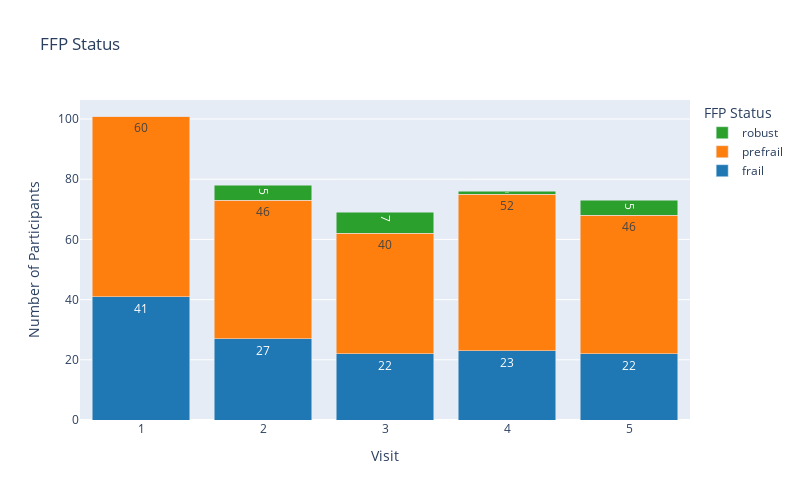

Notebook source saved alongside this figure:
### Code cell
import plotly.graph_objects as go

# Plot using Plotly
ffp_distribution = df.groupby(["visit_id", "ffp_status"]).size().unstack(fill_value=0)

fig = go.Figure()
statuses = df['ffp_status'].unique()
labels = statuses
colors = ['#1f77b4', '#ff7f0e', '#2ca02c']

for status, label, color in zip(statuses, labels, colors):
    fig.add_trace(go.Bar(
        x=ffp_distribution.index.astype(str),
        y=ffp_distribution[status],
        name=label,
        text=ffp_distribution[status],
        textposition='inside',
        marker_color=color
    ))

fig.update_layout(
    width=800,  
    height=500, 
    title="FFP Status",
    xaxis_title="Visit",
    yaxis_title="Number of Participants",
    barmode='stack',
    legend_title="FFP Status"
)

fig.show()

### Figure 1 — Plotly figure (JSON) as saved in the notebook; plotly's stock layout.template omitted (floating-point values rounded to 4 significant figures)
{"data": [{"marker": {"color": "#1f77b4"}, "name": "frail", "text": [41.0, 27.0, 22.0, 23.0, 22.0], "textposition": "inside", "type": "bar", "x": ["1", "2", "3", "4", "5"], "y": [41, 27, 22, 23, 22]}, {"marker": {"color": "#ff7f0e"}, "name": "prefrail", "text": [60.0, 46.0, 40.0, 52.0, 46.0], "textposition": "inside", "type": "bar", "x": ["1", "2", "3", "4", "5"], "y": [60, 46, 40, 52, 46]}, {"marker": {"color": "#2ca02c"}, "name": "robust", "text": [0.0, 5.0, 7.0, 1.0, 5.0], "textposition": "inside", "type": "bar", "x": ["1", "2", "3", "4", "5"], "y": [0, 5, 7, 1, 5]}], "layout": {"barmode": "stack", "height": 500, "legend": {"title": {"text": "FFP Status"}}, "title": {"text": "FFP Status"}, "width": 800, "xaxis": {"title": {"text": "Visit"}}, "yaxis": {"title": {"text": "Number of Participants"}}}}
